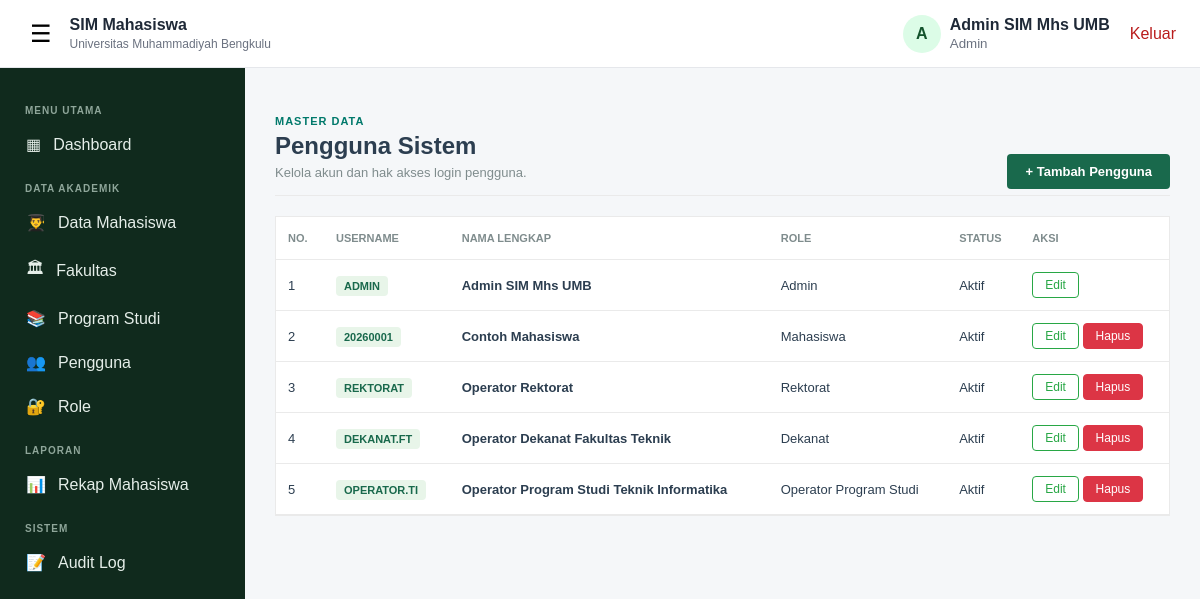
The app's page /pengguna.php (signed in) with its own data.
### tables this page shows
CREATE TABLE `pengguna` (
  `id_pengguna` bigint(20) UNSIGNED NOT NULL,
  `id_role` smallint(5) UNSIGNED NOT NULL,
  `id_universitas` bigint(20) UNSIGNED DEFAULT NULL,
  `id_fakultas` bigint(20) UNSIGNED DEFAULT NULL,
  `id_program_studi` bigint(20) UNSIGNED DEFAULT NULL,
  `username` varchar(100) NOT NULL,
  `password_hash` varchar(255) NOT NULL,
  `nama_lengkap` varchar(200) NOT NULL,
  `email` varchar(150) DEFAULT NULL,
  `no_hp` varchar(30) DEFAULT NULL,
  `status_aktif` enum('Aktif','Tidak Aktif') NOT NULL DEFAULT 'Aktif',
  `last_login` datetime DEFAULT NULL,
  `created_at` timestamp NOT NULL DEFAULT current_timestamp(),
  `updated_at` timestamp NOT NULL DEFAULT current_timestamp() ON UPDATE current_timestamp()
);

CREATE TABLE `roles` (
  `id_role` smallint(5) UNSIGNED NOT NULL,
  `kode_role` varchar(30) NOT NULL,
  `nama_role` varchar(100) NOT NULL,
  `keterangan` varchar(255) DEFAULT NULL,
  `created_at` timestamp NOT NULL DEFAULT current_timestamp()
);

### pengguna.php (the view, shortened to what this page needs)
<?php
session_start(); require_once 'koneksi.php'; require_once 'auth_check.php';
$aksi = isset($_GET['aksi']) ? $_GET['aksi'] : '';
?>
<!DOCTYPE html>
<html lang="id">
<head><title>Pengguna Sistem</title><link rel="stylesheet" href="style.css"></head>
<body>
    <?php require_once 'topbar.php'; require_once 'sideleftbar.php'; ?>
    <div class="main-content">
        <div class="page-header">
            <div class="header-left">
                <p class="header-label">MASTER DATA</p>
                <h1 class="page-title">Pengguna Sistem</h1>
                <p class="page-desc">Kelola akun dan hak akses login pengguna.</p>
            </div>
            <?php if($aksi == '') { ?> <div class="header-right"><a href="?aksi=tambah" class="btn-add">+ Tambah Pengguna</a></div> <?php } ?>
        </div>
        <?php if ($aksi == 'tambah' || $aksi == 'edit') {
            $is_edit = ($aksi == 'edit'); $d = $is_edit ? mysqli_fetch_array(mysqli_query($koneksi, "SELECT * FROM pengguna WHERE id_pengguna='$_GET[id]'")) : null;
        ?>
            <div class="form-card" style="max-width: 500px;">
                <form method="POST">
                    <?php if($is_edit) echo '<input type="hidden" name="id_pengguna" value="'.$d['id_pengguna'].'">'; ?>
                    <div class="form-group"><label>NAMA LENGKAP</label><input type="text" name="nama_lengkap" class="form-control" value="<?= $is_edit ? htmlspecialchars($d['nama_lengkap']) : ''; ?>" required></div>
                    <div class="form-group"><label>USERNAME</label><input type="text" name="username" class="form-control" value="<?= $is_edit ? htmlspecialchars($d['username']) : ''; ?>" required></div>
                    <div class="form-group"><label>EMAIL</label><input type="email" name="email" class="form-control" value="<?= $is_edit ? htmlspecialchars($d['email']) : ''; ?>"></div>
                    <div class="form-group"><label>PASSWORD <?= $is_edit ? '<span style="color:#7f8c8d;font-weight:normal;">(Kosongkan jika tidak diubah)</span>' : ''; ?></label><input type="password" name="password" class="form-control" <?= $is_edit ? '' : 'required'; ?>></div>
                    <div class="form-group"><label>ROLE</label><select name="id_role" class="form-control" required><?php $qr = mysqli_query($koneksi, "SELECT * FROM roles"); while($r = mysqli_fetch_array($qr)) { $sel = ($is_edit && $r['id_role'] == $d['id_role']) ? 'selected' : ''; echo "<option value='{$r['id_role']}' $sel>{$r['nama_role']}</option>"; } ?></select></div>
                    <div class="form-group"><label>STATUS AKTIF</label><select name="status_aktif" class="form-control"><option value="Aktif" <?= ($is_edit && $d['status_aktif']=='Aktif')?'selected':''; ?>>Aktif</option><option value="Tidak Aktif" <?= ($is_edit && $d['status_aktif']=='Tidak Aktif')?'selected':''; ?>>Tidak Aktif</option></select></div>
                    <button type="submit" name="<?= $is_edit ? 'simpan_edit' : 'simpan_tambah'; ?>" class="btn-submit">Simpan</button> <a href="pengguna.php" class="btn-cancel">Batal</a>
                </form>
            </div>
        <?php } else { ?>
            <div class="card-table">
                <table class="custom-table">
                    <thead><tr><th>NO.</th><th>USERNAME</th><th>NAMA LENGKAP</th><th>ROLE</th><th>STATUS</th><th>AKSI</th></tr></thead>
                    <tbody>
                        <?php $q = mysqli_query($koneksi, "SELECT p.*, r.nama_role FROM pengguna p JOIN roles r ON p.id_role = r.id_role ORDER BY p.id_pengguna DESC"); $no = 1; while($d = mysqli_fetch_array($q)){ ?>
                        <tr>
                            <td><?= $no++; ?></td><td><span class="badge-green"><?= $d['username']; ?></span></td><td><b><?= $d['nama_lengkap']; ?></b></td>
                            <td><?= $d['nama_role']; ?></td><td><?= $d['status_aktif']; ?></td>
                            <td>
                                <a href="?aksi=edit&id=<?= $d['id_pengguna']; ?>" class="action-btn btn-outline-green">Edit</a>
                                <?php if($d['username'] != 'Admin') { ?> <a href="?aksi=hapus&id=<?= $d['id_pengguna']; ?>" class="action-btn btn-fill-red" onclick="return confirm('Hapus?');">Hapus</a> <?php } ?>
                            </td>
                        </tr>
                        <?php } ?>
                    </tbody>
                </table>
            </div>
        <?php } ?>
    </div>
</body></html>

### topbar.php (shortened to what this page needs)
<?php
$namaPengguna = $_SESSION['nama_lengkap'] ?? 'Pengguna';
$namaRole = $_SESSION['nama_role'] ?? 'Pengguna';
?>
<header class="topbar">
    <div class="topbar-left">
        <button type="button" class="sidebar-toggle" onclick="toggleSidebar()">☰</button>
        <div>
            <strong>SIM Mahasiswa</strong>
            <span>Universitas Muhammadiyah Bengkulu</span>
        </div>
    </div>
    <div class="topbar-right">
        <div class="user-menu">
            <div class="avatar"><?= strtoupper(substr($namaPengguna, 0, 1)) ?></div>
            <div class="user-info">
                <strong><?= htmlspecialchars($namaPengguna) ?></strong>
                <small><?= htmlspecialchars($namaRole) ?></small>
            </div>
        </div>
        <form action="logout.php" method="post" class="logout-form"
      onsubmit="return confirm('Apakah Anda yakin ingin keluar?');">
    <button type="submit" class="logout-link logout-button">Keluar</button>
</form>
    </div>
</header>

### sideleftbar.php (shortened to what this page needs)
<?php
$role = $_SESSION['kode_role'] ?? '';
?>
<aside class="sidebar" id="sidebar">
    <div class="sidebar-title">MENU UTAMA</div>
    <a href="dashboard.php" class="sidebar-link">
        <span>▦</span> Dashboard
    </a>
    <?php if (in_array($role, ['ADMIN', 'OPERATOR_PRODI'], true)): ?>
        <div class="sidebar-title">DATA AKADEMIK</div>
        <a href="mahasiswa.php" class="sidebar-link">
            <span>👨‍🎓</span> Data Mahasiswa
        </a>
    <?php endif; ?>
    <?php if ($role === 'ADMIN'): ?>
        <a href="fakultas.php" class="sidebar-link">
            <span>🏛</span> Fakultas
        </a>
        <a href="program_studi.php" class="sidebar-link">
            <span>📚</span> Program Studi
        </a>
        <a href="pengguna.php" class="sidebar-link">
            <span>👥</span> Pengguna
        </a>
        <a href="role.php" class="sidebar-link">
            <span>🔐</span> Role
        </a>
    <?php endif; ?>
    <?php if (in_array($role, ['ADMIN', 'DEKANAT', 'REKTORAT'], true)): ?>
        <div class="sidebar-title">LAPORAN</div>
        <a href="rekap_mahasiswa.php" class="sidebar-link">
            <span>📊</span> Rekap Mahasiswa
        </a>
    <?php endif; ?>
    <?php if (in_array($role, ['ADMIN', 'OPERATOR_PRODI'], true)): ?>
        <div class="sidebar-title">SISTEM</div>
        <a href="audit_log.php" class="sidebar-link">
            <span>📝</span> Audit Log
        </a>
    <?php endif; ?>
</aside>

### style.css (style rules this page uses)
* { box-sizing: border-box; }
:root { --primary: #166534; --primary-dark: #14532d; --secondary: #0f766e; --text: #1f2937; --muted: #6b7280; --border: #e5e7eb; --bg: #f5f7f9; --white: #ffffff; --danger: #b91c1c; --sidebar: #102a1d; }
body { margin: 0; font-family: Arial, Helvetica, sans-serif; color: var(--text); background: var(--bg); }
a { text-decoration: none; color: inherit; }
.topbar { height: 68px; background: #fff; border-bottom: 1px solid var(--border); display: flex; align-items: center; justify-content: space-between; padding: 0 24px; position: fixed; left: 0; right: 0; top: 0; z-index: 20; }
.topbar-left, .topbar-right, .user-menu { display: flex; align-items: center; }
.topbar-left { gap: 12px; }
.topbar-left strong, .topbar-left span { display: block; }
.topbar-left span { font-size: 12px; color: var(--muted); margin-top: 3px; }
.sidebar-toggle { border: 0; background: transparent; font-size: 24px; cursor: pointer; }
.topbar-right { gap: 20px; }
.user-menu { gap: 9px; }
.avatar { width: 38px; height: 38px; background: #dcfce7; color: var(--primary-dark); border-radius: 50%; display: flex; align-items: center; justify-content: center; font-weight: 800; }
.user-info strong, .user-info small { display: block; }
.user-info small { color: var(--muted); margin-top: 2px; }
.logout-link { color: var(--danger); font-weight: 600; }
.sidebar { position: fixed; top: 68px; bottom: 0; left: 0; width: 245px; background: var(--sidebar); padding: 22px 13px; z-index: 15; }
.sidebar-title { color: #8fa69a; font-size: 10px; font-weight: 800; letter-spacing: 1px; padding: 15px 12px 8px; }
.sidebar-link { color: #e5eee9; display: flex; align-items: center; gap: 12px; padding: 11px 13px; border-radius: 7px; margin-bottom: 3px; }
.main-content { margin-left: 245px; padding: 100px 30px 40px; min-height: 100vh; }
.logout-form { margin: 0; }
.logout-button { border: 0; background: transparent; padding: 0; font: inherit; cursor: pointer; }
.page-header { display: flex; justify-content: space-between; align-items: flex-end; margin-top: 15px; margin-bottom: 20px; border-bottom: 1px solid #eaeaea; padding-bottom: 15px; }
.header-left { display: flex; flex-direction: column; gap: 5px; }
.header-label { font-size: 11px; font-weight: 700; color: #00796b; text-transform: uppercase; letter-spacing: 1px; margin: 0; }
.page-title { font-size: 24px; font-weight: 600; color: #2c3e50; margin: 0; }
.page-desc { font-size: 13px; color: #7f8c8d; margin: 0; }
.btn-add { background-color: #19694c; color: white; padding: 10px 18px; border-radius: 4px; text-decoration: none; font-size: 13px; font-weight: 600; margin-bottom: 2px; }
.card-table { background: #fff; width: 100%; border: 1px solid #eaeaea; overflow-x: auto; }
.custom-table { width: 100%; border-collapse: collapse; text-align: left; }
.custom-table th { font-size: 11px; font-weight: 600; color: #7f8c8d; text-transform: uppercase; padding: 15px 12px; border-bottom: 1px solid #eaeaea; }
.custom-table td { padding: 12px; border-bottom: 1px solid #eaeaea; color: #2c3e50; font-size: 13px; vertical-align: middle; }
.badge-green { background-color: #e8f5e9; color: #19694c; padding: 4px 8px; border-radius: 4px; font-size: 11px; font-weight: 700; text-transform: uppercase; }
.action-btn { padding: 5px 12px; border-radius: 4px; font-size: 12px; text-decoration: none; display: inline-block; cursor: pointer; }
.btn-outline-green { color: #28a745; border: 1px solid #28a745; background: transparent; }
.btn-fill-red { background-color: #dc3545; color: white; border: 1px solid #dc3545; }

### records on screen
pengguna: username "ADMIN", nama_lengkap "Admin SIM Mhs UMB", id_role.nama_role "Admin", status_aktif "Aktif"
pengguna: username "20260001", nama_lengkap "Contoh Mahasiswa", id_role.nama_role "Mahasiswa", status_aktif "Aktif"
pengguna: username "REKTORAT", nama_lengkap "Operator Rektorat", id_role.nama_role "Rektorat", status_aktif "Aktif"
pengguna: username "DEKANAT.FT", nama_lengkap "Operator Dekanat Fakultas Teknik", id_role.nama_role "Dekanat", status_aktif "Aktif"
pengguna: username "OPERATOR.TI", nama_lengkap "Operator Program Studi Teknik Informatika", id_role.nama_role "Operator Program Studi", status_aktif "Aktif"

### other values on screen
substr($namaPengguna, 0, 1) "A"
$namaPengguna "Admin SIM Mhs UMB"
$namaRole "Admin"
